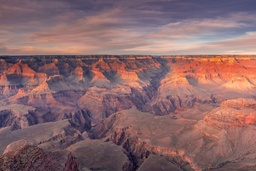
#> input picture data/fala.jpg, 256 x 171 px, shrunk from 1000 x 667 before the run
$ python WLS_last_test.py
#> lines starting #> are read from the running program, lines starting #| are printed output that depends on the picture
# -*- coding: utf-8 -*-
"""
Created on Tue May 16 10:31:04 2023

@author: Mathieu Chesneau
"""

from PIL import Image
import numpy as np
import matplotlib.pyplot as plt
import scipy.sparse as ssp
import time

start = time.time()

#---------------------------------------------------------------

# Return the luminance of Color c.

def luminance(img):
    R=img[:,:,0]
    G=img[:,:,1]
    B=img[:,:,2]
    return (0.299 * R) + (0.587 * G) + (0.114 * B)

#---------------------------------------------------------------

def extraction_image(nomFichier):
#> called with nomFichier = '../data/fala.jpg'
    img = Image.open(nomFichier)
#> img is the input picture: PIL image 256x171 RGB; mean R, G, B 138.1, 103.7, 107
    return np.array(img)

#---------------------------------------------------------------

# Definition of the forward difference operators

def deriveur_x(img,i,j):
    return abs((img[i+1,j])-img[i,j])

def deriveur_y(img,i,j):
    return abs((img[i,j+1])-img[i,j])

#---------------------------------------------------------------

# Definition of the parameters of the problem

epsilon=0.0001
alpha=1.6
lbda=10

def WLSFilter(epsilon,alpha,lbda,img):
#> called with epsilon = 0.0001, alpha = 1.6, lbda = 10
    (row, col, RGB) = img.shape
#> row = 171; col = 256; RGB = 3
    plt.figure("Image Ordered")
    plt.imshow(img)
    plt.title("INITAIAL Smoothed Image")
    img_t = img.transpose(1, 0, 2)
    plt.figure("Image OKDZ?rdered")
    plt.imshow(img_t)
    plt.title("INITAIAL Smoothed kjoImage")
    nbr_pix=col*row
#> nbr_pix = 43776
    logY = np.log(luminance(img) + np.ones((row, col)))

    #---------------------------------------------------------------
    # Calculation of the ax coefficients
    #---------------------------------------------------------------

    ax = np.zeros((row,col))
    ay = np.zeros((row, col))

    for i in range(0,row-1):
        for j in range(0,col-1):
            ax[i,j]=((deriveur_x(logY,i,j)**alpha)+epsilon)**-1
            ay[i,j]=((deriveur_y(logY,i,j)**alpha)+epsilon)**-1
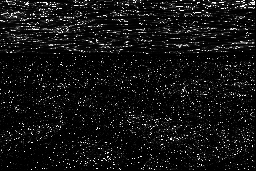
#> ax: shape (171, 256) float64; min 0, max 10000, mean 743.5; drawn with min black and max white
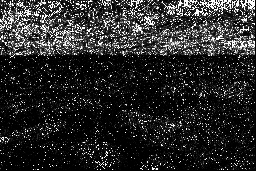
#> ay: shape (171, 256) float64; min 0, max 10000, mean 1642.5; drawn with min black and max white
    ay = ay.transpose()
#> ay: shape (256, 171) float64
    ax_vec=ax.reshape(nbr_pix, 1)
    ay_vec=ay.reshape(nbr_pix, 1)
    img_vec=img.reshape(1, nbr_pix, 3)
    img_vec_t=img_t.reshape(1, nbr_pix, 3)

    #---------------------------------------------------------------
    # Generation of the Dx matrix
    #---------------------------------------------------------------

    main_diag=np.ones((1,nbr_pix))
    side_diag=-1*(np.ones((1,nbr_pix - 1)))
    diagonals=[main_diag,side_diag]
    base=ssp.diags(diagonals,[0,1],shape=(nbr_pix, nbr_pix))
    base=ssp.csr_matrix(base)

    AX=ssp.diags(ax_vec.transpose(),[0])
    AY=ssp.diags(ay_vec.transpose(),[0])
    AY=ssp.csr_matrix(AY)
    AX=ssp.csr_matrix(AX)

    Id=ssp.identity(AX.shape[1])

    #---------------------------------------------------------------
    # Generation of the Lg matrix
    #---------------------------------------------------------------

    Lgx=(ssp.csr_matrix.transpose(base)@AX@base)

    #---------------------------------------------------------------
    # Reconstruction of the image
    #---------------------------------------------------------------

    H1= Id + lbda*Lgx
    # H2 = lbda * Lgy
    img_r = np.transpose(img_vec[:,:,0])
    img_g = np.transpose(img_vec[:,:,1])
    img_b = np.transpose(img_vec[:,:,2])
    img_r_t = np.transpose(img_vec_t[:,:,0])
    img_g_t = np.transpose(img_vec_t[:,:,1])
    img_b_t = np.transpose(img_vec_t[:,:,2])

    New_Img_R=ssp.linalg.spsolve(H1,img_r)
    New_Img_G=ssp.linalg.spsolve(H1,img_g)
    New_Img_B=ssp.linalg.spsolve(H1,img_b)

    New_Img=np.zeros([1,nbr_pix,3])
    New_Img[:,:,0]=(1/255)*New_Img_R
    New_Img[:,:,1]=(1/255)*New_Img_G
    New_Img[:,:,2]=(1/255)*New_Img_B
    New_Img_t=np.zeros([1,nbr_pix,3])

    New_Img=New_Img.reshape([row,col,3])
    print(New_Img.shape)
#| (171, 256, 3)
    print(New_Img_t.shape)
#| (1, 43776, 3)
    New_Img=New_Img
    return New_Img

#---------------------------------------------------------------

img = extraction_image("../data/fala.jpg")
img_t = img.transpose(1, 0, 2)
# img=np.array([[[5,5,3],[4,5,6],[25,25,255]],
#               [[2,5,3],[4,5,6],[5,55,25]],
#               [[71,4,3],[4,54,6],[255,25,255]],
#               [[15,12,3],[47,5,6],[25,55,55]],
#               [[48,16,3],[41,5,6],[25,25,5]]])


New_Img=WLSFilter(epsilon, alpha, lbda, img)
New_Img_t=WLSFilter(epsilon, alpha, lbda, img_t)
#> call 2 of WLSFilter, with epsilon = 0.0001, alpha = 1.6, lbda = 10
#> in luminance (call 2), `return (0.299 * R) + (0.587 * G) + (0.114 * B)`:
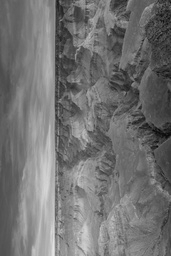
#> returned value: shape (256, 171) float64; min 5.01, max 228.2, mean 114.3
#> in WLSFilter (call 2), `logY = np.log(luminance(img) + np.ones((row, col)))`:
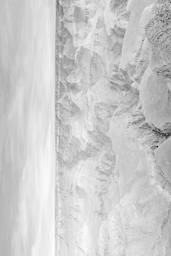
#> logY: shape (256, 171) float64; min 1.79, max 5.43, mean 4.7; drawn with min black and max white
#> after the loop in WLSFilter (call 2), `for i in range(0,row-1):`:
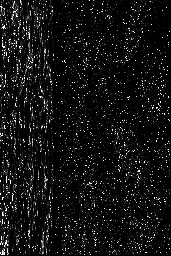
#> ay: shape (256, 171) float64; min 0, max 10000, mean 743.5; drawn with min black and max white
#| (256, 171, 3)
#| (1, 43776, 3)
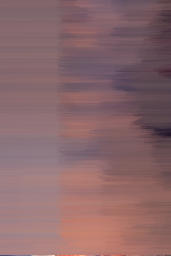
#> New_Img_t: shape (256, 171, 3) float64; mean R, G, B 0.542, 0.407, 0.42


# [4 lines of commented-out code are left out]


plt.figure("Image 1")
plt.imshow(New_Img)
plt.title("Smoothed Image")

plt.figure("Image 4")
plt.imshow(New_Img_t.transpose(1, 0, 2))
plt.title("Smoothed Image")

plt.figure("Image 5")
plt.imshow(0.5 * New_Img_t.transpose(1, 0, 2) + 0.5 * New_Img)
plt.title("Smoothed Image")

plt.figure("Image 2")
plt.imshow(img)
plt.title("Original Image")
plt.show()
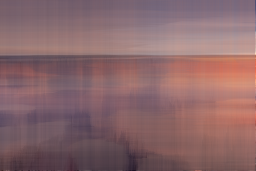
#> shown: shape (171, 256, 3) float64; mean R, G, B 0.542, 0.407, 0.42

end = time.time()
print(end - start)

$ run again, with data/city_cut.jpg copied over data/fala.jpg
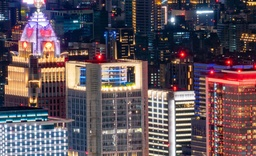
#> input picture data/city_cut.jpg, 256 x 156 px, shrunk from 2282 x 1393 before the run
#> in extraction_image, img is the input picture: PIL image 256x156 RGB; mean R, G, B 96, 82.1, 90.2
#| (156, 256, 3)
#| (1, 39936, 3)
#> R: shape (256, 156)
#> G: shape (256, 156)
#> B: shape (256, 156)
#> logY: shape (256, 156) float64
#> after the loop in WLSFilter (call 2), `for i in range(0,row-1):`:
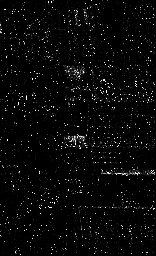
#> ay: shape (256, 156) float64; min 0, max 10000, mean 340; drawn with min black and max white
#| (256, 156, 3)
#| (1, 39936, 3)
#> `plt.show()`:
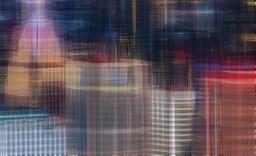
#> shown: shape (156, 256, 3) float64; mean R, G, B 0.376, 0.322, 0.354
